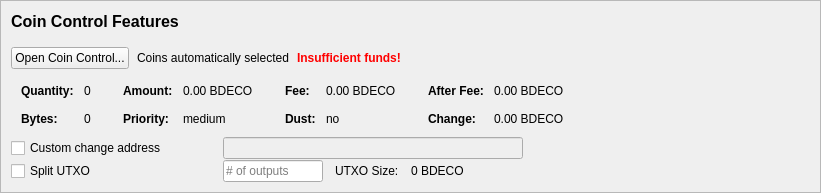
         <widget class="QFrame" name="frameCoinControl">
          <property name="sizePolicy">
           <sizepolicy hsizetype="Expanding" vsizetype="Expanding">
            <horstretch>0</horstretch>
            <verstretch>0</verstretch>
           </sizepolicy>
          </property>
          <property name="maximumSize">
           <size>
            <width>16777215</width>
            <height>16777215</height>
           </size>
          </property>
          <property name="frameShape">
           <enum>QFrame::StyledPanel</enum>
          </property>
          <property name="frameShadow">
           <enum>QFrame::Sunken</enum>
          </property>
          <layout class="QVBoxLayout" name="verticalLayoutCoinControl2">
           <property name="spacing">
            <number>0</number>
           </property>
           <property name="leftMargin">
            <number>0</number>
           </property>
           <property name="topMargin">
            <number>0</number>
           </property>
           <property name="rightMargin">
            <number>0</number>
           </property>
           <property name="bottomMargin">
            <number>0</number>
           </property>
           <item>
            <widget class="QFrame" name="frameCoinControl_BG">
             <layout class="QVBoxLayout" name="verticalLayoutCoinControl" stretch="0,0,0,0,0,0">
              <property name="spacing">
               <number>1</number>
              </property>
              <property name="leftMargin">
               <number>10</number>
              </property>
              <property name="topMargin">
               <number>10</number>
              </property>
              <item>
               <layout class="QHBoxLayout" name="horizontalLayoutCoinControl1">
                <property name="bottomMargin">
                 <number>15</number>
                </property>
                <item>
                 <layout class="QVBoxLayout" name="verticalLayout_3">
                  <property name="spacing">
                   <number>6</number>
                  </property>
                  <item>
                   <widget class="QLabel" name="labelCoinControlFeatures">
                    <property name="sizePolicy">
                     <sizepolicy hsizetype="Preferred" vsizetype="Maximum">
                      <horstretch>0</horstretch>
                      <verstretch>0</verstretch>
                     </sizepolicy>
                    </property>
                    <property name="minimumSize">
                     <size>
                      <width>0</width>
                      <height>20</height>
                     </size>
                    </property>
                    <property name="font">
                     <font>
                      <pointsize>12</pointsize>
                      <weight>75</weight>
                      <bold>true</bold>
                     </font>
                    </property>
                    <property name="styleSheet">
                     <string notr="true">font-weight:bold;</string>
                    </property>
                    <property name="text">
                     <string>Coin Control Features</string>
                    </property>
                   </widget>
                  </item>
                 </layout>
                </item>
               </layout>
              </item>
              <item>
               <layout class="QHBoxLayout" name="horizontalLayoutCoinControl2" stretch="0,0,0,0">
                <property name="spacing">
                 <number>8</number>
                </property>
                <property name="bottomMargin">
                 <number>10</number>
                </property>
                <item>
                 <widget class="QPushButton" name="pushButtonCoinControl">
                  <property name="styleSheet">
                   <string notr="true"/>
                  </property>
                  <property name="text">
                   <string>Open Coin Control...</string>
                  </property>
                  <property name="autoDefault">
                   <bool>false</bool>
                  </property>
                 </widget>
                </item>
                <item>
                 <widget class="QLabel" name="labelCoinControlAutomaticallySelected">
                  <property name="text">
                   <string>Coins automatically selected</string>
                  </property>
                  <property name="margin">
                   <number>5</number>
                  </property>
                 </widget>
                </item>
                <item>
                 <widget class="QLabel" name="labelCoinControlInsuffFunds">
                  <property name="font">
                   <font>
                    <weight>75</weight>
                    <bold>true</bold>
                   </font>
                  </property>
                  <property name="styleSheet">
                   <string notr="true">color:red;font-weight:bold;</string>
                  </property>
                  <property name="text">
                   <string>Insufficient funds!</string>
                  </property>
                  <property name="margin">
                   <number>5</number>
                  </property>
                 </widget>
                </item>
                <item>
                 <spacer name="horizontalSpacerCoinControl">
                  <property name="orientation">
                   <enum>Qt::Horizontal</enum>
                  </property>
                  <property name="sizeHint" stdset="0">
                   <size>
                    <width>40</width>
                    <height>1</height>
                   </size>
                  </property>
                 </spacer>
                </item>
               </layout>
              </item>
              <item>
               <widget class="QWidget" name="widgetCoinControl" native="true">
                <property name="sizePolicy">
                 <sizepolicy hsizetype="Preferred" vsizetype="Preferred">
                  <horstretch>0</horstretch>
                  <verstretch>0</verstretch>
                 </sizepolicy>
                </property>
                <property name="minimumSize">
                 <size>
                  <width>0</width>
                  <height>0</height>
                 </size>
                </property>
                <property name="styleSheet">
                 <string notr="true"/>
                </property>
                <layout class="QHBoxLayout" name="horizontalLayoutCoinControl5">
                 <property name="leftMargin">
                  <number>0</number>
                 </property>
                 <property name="topMargin">
                  <number>0</number>
                 </property>
                 <property name="rightMargin">
                  <number>0</number>
                 </property>
                 <property name="bottomMargin">
                  <number>0</number>
                 </property>
                 <item>
                  <layout class="QHBoxLayout" name="horizontalLayoutCoinControl3" stretch="0,0,0,1">
                   <property name="spacing">
                    <number>20</number>
                   </property>
                   <property name="topMargin">
                    <number>0</number>
                   </property>
                   <property name="bottomMargin">
                    <number>10</number>
                   </property>
                   <item>
                    <layout class="QFormLayout" name="formLayoutCoinControl1">
                     <property name="horizontalSpacing">
                      <number>10</number>
                     </property>
                     <property name="verticalSpacing">
                      <number>14</number>
                     </property>
                     <property name="leftMargin">
                      <number>10</number>
                     </property>
                     <property name="topMargin">
                      <number>4</number>
                     </property>
                     <property name="rightMargin">
                      <number>6</number>
                     </property>
                     <item row="0" column="0">
                      <widget class="QLabel" name="labelCoinControlQuantityText">
                       <property name="font">
                        <font>
                         <weight>75</weight>
                         <bold>true</bold>
                        </font>
                       </property>
                       <property name="text">
                        <string>Quantity:</string>
                       </property>
                       <property name="margin">
                        <number>0</number>
                       </property>
                      </widget>
                     </item>
                     <item row="0" column="1">
                      <widget class="QLabel" name="labelCoinControlQuantity">
                       <property name="cursor">
                        <cursorShape>IBeamCursor</cursorShape>
                       </property>
                       <property name="contextMenuPolicy">
                        <enum>Qt::ActionsContextMenu</enum>
                       </property>
                       <property name="text">
                        <string notr="true">0</string>
                       </property>
                       <property name="margin">
                        <number>0</number>
                       </property>
                       <property name="textInteractionFlags">
                        <set>Qt::LinksAccessibleByMouse|Qt::TextSelectableByKeyboard|Qt::TextSelectableByMouse</set>
                       </property>
                      </widget>
                     </item>
                     <item row="1" column="0">
                      <widget class="QLabel" name="labelCoinControlBytesText">
                       <property name="font">
                        <font>
                         <weight>75</weight>
                         <bold>true</bold>
                        </font>
                       </property>
                       <property name="text">
                        <string>Bytes:</string>
                       </property>
                      </widget>
                     </item>
                     <item row="1" column="1">
                      <widget class="QLabel" name="labelCoinControlBytes">
                       <property name="cursor">
                        <cursorShape>IBeamCursor</cursorShape>
                       </property>
                       <property name="contextMenuPolicy">
                        <enum>Qt::ActionsContextMenu</enum>
                       </property>
                       <property name="text">
                        <string notr="true">0</string>
                       </property>
                       <property name="textInteractionFlags">
                        <set>Qt::LinksAccessibleByMouse|Qt::TextSelectableByKeyboard|Qt::TextSelectableByMouse</set>
                       </property>
                      </widget>
                     </item>
                    </layout>
                   </item>
                   <item>
                    <layout class="QFormLayout" name="formLayoutCoinControl2">
                     <property name="horizontalSpacing">
                      <number>10</number>
                     </property>
                     <property name="verticalSpacing">
                      <number>14</number>
                     </property>
                     <property name="leftMargin">
                      <number>6</number>
                     </property>
                     <property name="topMargin">
                      <number>4</number>
                     </property>
                     <property name="rightMargin">
                      <number>6</number>
                     </property>
                     <item row="0" column="0">
                      <widget class="QLabel" name="labelCoinControlAmountText">
                       <property name="font">
                        <font>
                         <weight>75</weight>
                         <bold>true</bold>
                        </font>
                       </property>
                       <property name="text">
                        <string>Amount:</string>
                       </property>
                       <property name="margin">
                        <number>0</number>
                       </property>
                      </widget>
                     </item>
                     <item row="0" column="1">
                      <widget class="QLabel" name="labelCoinControlAmount">
                       <property name="cursor">
                        <cursorShape>IBeamCursor</cursorShape>
                       </property>
                       <property name="contextMenuPolicy">
                        <enum>Qt::ActionsContextMenu</enum>
                       </property>
                       <property name="text">
                        <string notr="true">0.00 BDECO</string>
                       </property>
                       <property name="textInteractionFlags">
                        <set>Qt::LinksAccessibleByMouse|Qt::TextSelectableByKeyboard|Qt::TextSelectableByMouse</set>
                       </property>
                      </widget>
                     </item>
                     <item row="1" column="0">
                      <widget class="QLabel" name="labelCoinControlPriorityText">
                       <property name="font">
                        <font>
                         <weight>75</weight>
                         <bold>true</bold>
                        </font>
                       </property>
                       <property name="text">
                        <string>Priority:</string>
                       </property>
                      </widget>
                     </item>
                     <item row="1" column="1">
                      <widget class="QLabel" name="labelCoinControlPriority">
                       <property name="cursor">
                        <cursorShape>IBeamCursor</cursorShape>
                       </property>
                       <property name="contextMenuPolicy">
                        <enum>Qt::ActionsContextMenu</enum>
                       </property>
                       <property name="text">
                        <string>medium</string>
                       </property>
                       <property name="textInteractionFlags">
                        <set>Qt::LinksAccessibleByMouse|Qt::TextSelectableByKeyboard|Qt::TextSelectableByMouse</set>
                       </property>
                      </widget>
                     </item>
                    </layout>
                   </item>
                   <item>
                    <layout class="QFormLayout" name="formLayoutCoinControl3">
                     <property name="horizontalSpacing">
                      <number>10</number>
                     </property>
                     <property name="verticalSpacing">
                      <number>14</number>
                     </property>
                     <property name="leftMargin">
                      <number>6</number>
                     </property>
                     <property name="topMargin">
                      <number>4</number>
                     </property>
                     <property name="rightMargin">
                      <number>6</number>
                     </property>
                     <item row="0" column="0">
                      <widget class="QLabel" name="labelCoinControlFeeText">
                       <property name="font">
                        <font>
                         <weight>75</weight>
                         <bold>true</bold>
                        </font>
                       </property>
                       <property name="text">
                        <string>Fee:</string>
                       </property>
                       <property name="margin">
                        <number>0</number>
                       </property>
                      </widget>
                     </item>
                     <item row="0" column="1">
                      <widget class="QLabel" name="labelCoinControlFee">
                       <property name="cursor">
                        <cursorShape>IBeamCursor</cursorShape>
                       </property>
                       <property name="contextMenuPolicy">
                        <enum>Qt::ActionsContextMenu</enum>
                       </property>
                       <property name="text">
                        <string notr="true">0.00 BDECO</string>
                       </property>
                       <property name="textInteractionFlags">
                        <set>Qt::LinksAccessibleByMouse|Qt::TextSelectableByKeyboard|Qt::TextSelectableByMouse</set>
                       </property>
                      </widget>
                     </item>
                     <item row="1" column="0">
                      <widget class="QLabel" name="labelCoinControlLowOutputText">
                       <property name="font">
                        <font>
                         <weight>75</weight>
                         <bold>true</bold>
                        </font>
                       </property>
                       <property name="text">
                        <string>Dust:</string>
                       </property>
                      </widget>
                     </item>
                     <item row="1" column="1">
                      <widget class="QLabel" name="labelCoinControlLowOutput">
                       <property name="cursor">
                        <cursorShape>IBeamCursor</cursorShape>
                       </property>
                       <property name="contextMenuPolicy">
                        <enum>Qt::ActionsContextMenu</enum>
                       </property>
                       <property name="text">
                        <string>no</string>
                       </property>
                       <property name="textInteractionFlags">
                        <set>Qt::LinksAccessibleByMouse|Qt::TextSelectableByKeyboard|Qt::TextSelectableByMouse</set>
                       </property>
                      </widget>
                     </item>
                    </layout>
                   </item>
                   <item>
                    <layout class="QFormLayout" name="formLayoutCoinControl4">
                     <property name="horizontalSpacing">
                      <number>10</number>
                     </property>
                     <property name="verticalSpacing">
                      <number>14</number>
                     </property>
                     <property name="leftMargin">
                      <number>6</number>
                     </property>
                     <property name="topMargin">
                      <number>4</number>
                     </property>
                     <property name="rightMargin">
                      <number>6</number>
                     </property>
                     <item row="0" column="0">
                      <widget class="QLabel" name="labelCoinControlAfterFeeText">
                       <property name="font">
                        <font>
                         <weight>75</weight>
                         <bold>true</bold>
                        </font>
                       </property>
                       <property name="text">
                        <string>After Fee:</string>
                       </property>
                       <property name="margin">
                        <number>0</number>
                       </property>
                      </widget>
                     </item>
                     <item row="0" column="1">
                      <widget class="QLabel" name="labelCoinControlAfterFee">
                       <property name="cursor">
                        <cursorShape>IBeamCursor</cursorShape>
                       </property>
                       <property name="contextMenuPolicy">
                        <enum>Qt::ActionsContextMenu</enum>
                       </property>
                       <property name="text">
                        <string notr="true">0.00 BDECO</string>
                       </property>
                       <property name="textInteractionFlags">
                        <set>Qt::LinksAccessibleByMouse|Qt::TextSelectableByKeyboard|Qt::TextSelectableByMouse</set>
                       </property>
                      </widget>
                     </item>
                     <item row="1" column="0">
                      <widget class="QLabel" name="labelCoinControlChangeText">
                       <property name="font">
                        <font>
                         <weight>75</weight>
                         <bold>true</bold>
                        </font>
                       </property>
                       <property name="text">
                        <string>Change:</string>
                       </property>
                      </widget>
                     </item>
                     <item row="1" column="1">
                      <widget class="QLabel" name="labelCoinControlChange">
                       <property name="cursor">
                        <cursorShape>IBeamCursor</cursorShape>
                       </property>
                       <property name="contextMenuPolicy">
                        <enum>Qt::ActionsContextMenu</enum>
                       </property>
                       <property name="text">
                        <string notr="true">0.00 BDECO</string>
                       </property>
                       <property name="textInteractionFlags">
                        <set>Qt::LinksAccessibleByMouse|Qt::TextSelectableByKeyboard|Qt::TextSelectableByMouse</set>
                       </property>
                      </widget>
                     </item>
                    </layout>
                   </item>
                  </layout>
                 </item>
                </layout>
               </widget>
              </item>
              <item>
               <layout class="QHBoxLayout" name="horizontalLayoutCoinControl4">
                <property name="spacing">
                 <number>12</number>
                </property>
                <property name="sizeConstraint">
                 <enum>QLayout::SetDefaultConstraint</enum>
                </property>
                <property name="topMargin">
                 <number>0</number>
                </property>
                <property name="rightMargin">
                 <number>0</number>
                </property>
                <item>
                 <widget class="QCheckBox" name="checkBoxCoinControlChange">
                  <property name="sizePolicy">
                   <sizepolicy hsizetype="Preferred" vsizetype="Preferred">
                    <horstretch>0</horstretch>
                    <verstretch>0</verstretch>
                   </sizepolicy>
                  </property>
                  <property name="minimumSize">
                   <size>
                    <width>200</width>
                    <height>0</height>
                   </size>
                  </property>
                  <property name="maximumSize">
                   <size>
                    <width>200</width>
                    <height>16777215</height>
                   </size>
                  </property>
                  <property name="toolTip">
                   <string>If this is activated, but the change address is empty or invalid, change will be sent to a newly generated address.</string>
                  </property>
                  <property name="text">
                   <string>Custom change address</string>
                  </property>
                 </widget>
                </item>
                <item>
                 <widget class="QValidatedLineEdit" name="lineEditCoinControlChange">
                  <property name="enabled">
                   <bool>false</bool>
                  </property>
                  <property name="sizePolicy">
                   <sizepolicy hsizetype="Preferred" vsizetype="Preferred">
                    <horstretch>0</horstretch>
                    <verstretch>0</verstretch>
                   </sizepolicy>
                  </property>
                  <property name="minimumSize">
                   <size>
                    <width>300</width>
                    <height>0</height>
                   </size>
                  </property>
                 </widget>
                </item>
                <item>
                 <widget class="QLabel" name="labelCoinControlChangeLabel">
                  <property name="sizePolicy">
                   <sizepolicy hsizetype="Preferred" vsizetype="Preferred">
                    <horstretch>0</horstretch>
                    <verstretch>0</verstretch>
                   </sizepolicy>
                  </property>
                  <property name="minimumSize">
                   <size>
                    <width>100</width>
                    <height>0</height>
                   </size>
                  </property>
                  <property name="text">
                   <string/>
                  </property>
                  <property name="margin">
                   <number>3</number>
                  </property>
                 </widget>
                </item>
               </layout>
              </item>
              <item>
               <layout class="QHBoxLayout" name="horizontalLayoutCoinControl6">
                <property name="spacing">
                 <number>12</number>
                </property>
                <property name="rightMargin">
                 <number>0</number>
                </property>
                <item>
                 <widget class="QCheckBox" name="splitBlockCheckBox">
                  <property name="sizePolicy">
                   <sizepolicy hsizetype="Preferred" vsizetype="Preferred">
                    <horstretch>0</horstretch>
                    <verstretch>0</verstretch>
                   </sizepolicy>
                  </property>
                  <property name="minimumSize">
                   <size>
                    <width>200</width>
                    <height>0</height>
                   </size>
                  </property>
                  <property name="maximumSize">
                   <size>
                    <width>200</width>
                    <height>16777215</height>
                   </size>
                  </property>
                  <property name="text">
                   <string>Split UTXO</string>
                  </property>
                 </widget>
                </item>
                <item>
                 <widget class="QLineEdit" name="splitBlockLineEdit">
                  <property name="sizePolicy">
                   <sizepolicy hsizetype="Preferred" vsizetype="Preferred">
                    <horstretch>50</horstretch>
                    <verstretch>0</verstretch>
                   </sizepolicy>
                  </property>
                  <property name="minimumSize">
                   <size>
                    <width>100</width>
                    <height>0</height>
                   </size>
                  </property>
                  <property name="maximumSize">
                   <size>
                    <width>100</width>
                    <height>16777215</height>
                   </size>
                  </property>
                  <property name="placeholderText">
                   <string># of outputs</string>
                  </property>
                 </widget>
                </item>
                <item>
                 <widget class="QLabel" name="labelBlockSizeText">
                  <property name="text">
                   <string>UTXO Size:</string>
                  </property>
                 </widget>
                </item>
                <item>
                 <widget class="QLabel" name="labelBlockSize">
                  <property name="text">
                   <string>0 BDECO</string>
                  </property>
                 </widget>
                </item>
                <item>
                 <spacer name="horizontalSpacer_7">
                  <property name="orientation">
                   <enum>Qt::Horizontal</enum>
                  </property>
                  <property name="sizeHint" stdset="0">
                   <size>
                    <width>40</width>
                    <height>20</height>
                   </size>
                  </property>
                 </spacer>
                </item>
               </layout>
              </item>
              <item>
               <spacer name="verticalSpacerCoinControl">
                <property name="orientation">
                 <enum>Qt::Vertical</enum>
                </property>
                <property name="sizeHint" stdset="0">
                 <size>
                  <width>800</width>
                  <height>1</height>
                 </size>
                </property>
               </spacer>
              </item>
             </layout>
            </widget>
           </item>
          </layout>
         </widget>
